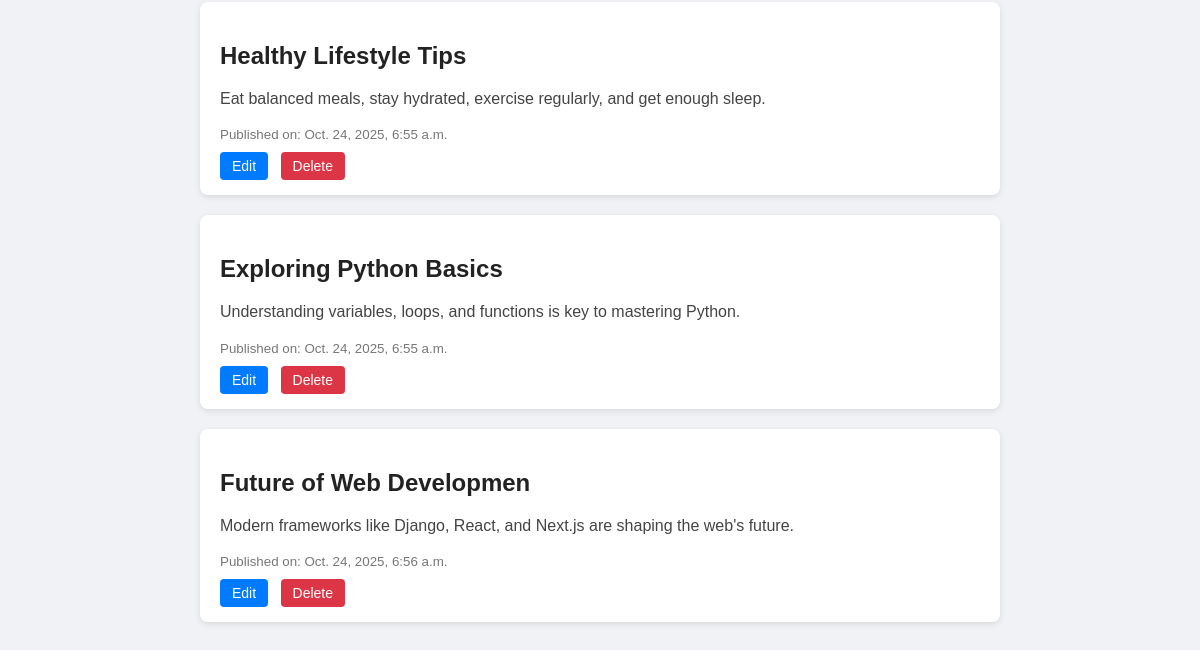
The app's page /blogs/ (lower part), older data.
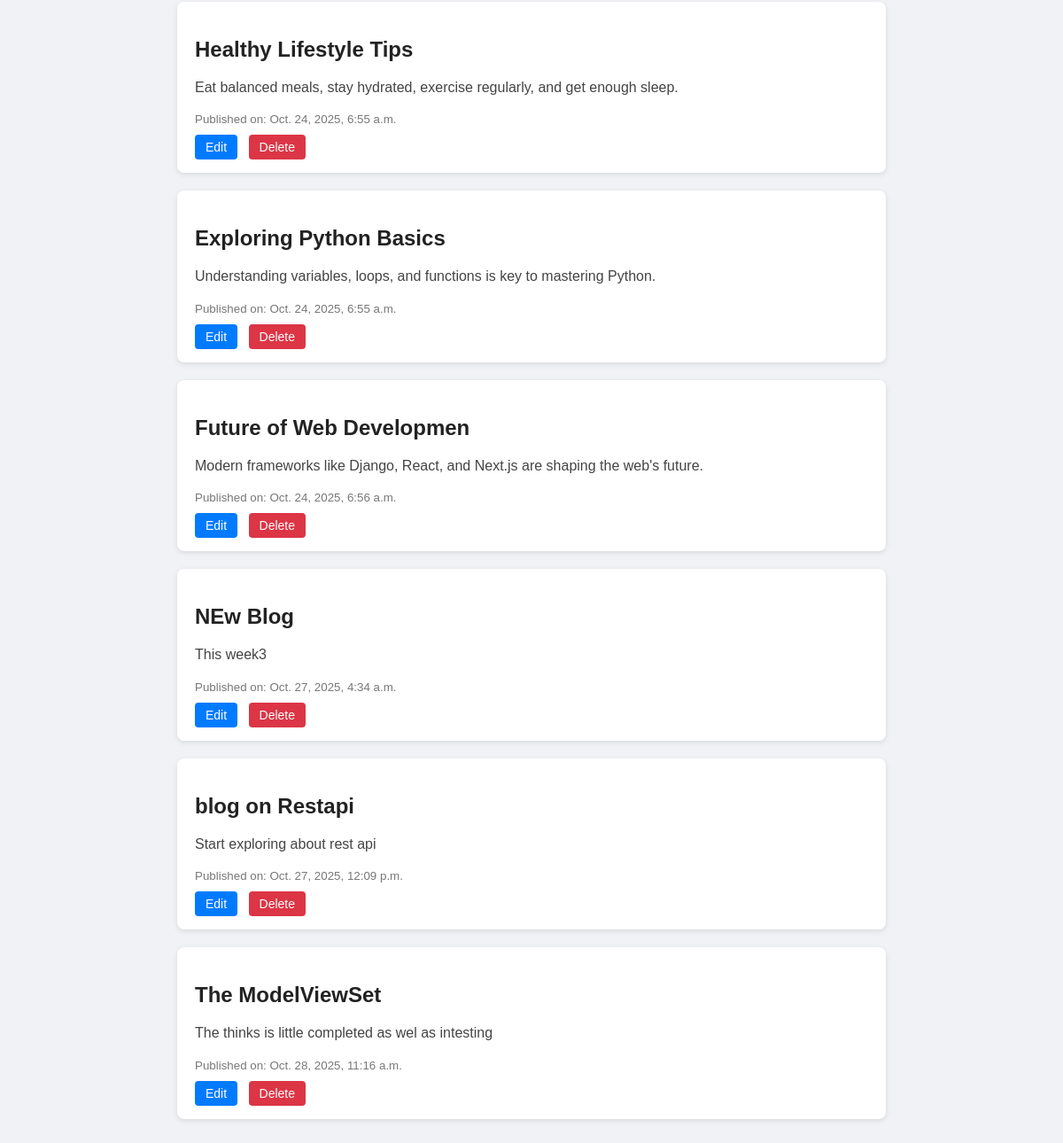
The same page, newer data.
### home/models.py (models this page shows, shortened)
class Blog(models.Model):
    title = models.CharField(max_length=200, default="Untitled")
    content = models.TextField()
    created_at = models.DateTimeField(auto_now_add=True)

### home/views.py (the view)
# urls.py: path('blogs/', blog_list, name='blog_list'),
def blog_list(request):
    blogs = Blog.objects.all()
    return render(request, 'blog_list.html', {'blogs': blogs})

### home/templates/blog_list.html (shortened to what this page needs)
{% load static %}
<!DOCTYPE html>
<html lang="en">
<head>
</head>
<body>
    <div class="container">
        {% for blog in blogs %}
            <div class="blog-post">
                <h2>{{ blog.title }}</h2>
                <p>{{ blog.content }}</p>
                <small>Published on: {{ blog.created_at }}</small>
                <div class="links">
                    <a href="{% url 'edit_blog' blog.id %}" class="edit-link">Edit</a>
                    <a href="{% url 'delete_blog' blog.id %}" class="delete-link">Delete</a>
                </div>
            </div>
        {% empty %}
            <p>No blog posts yet!</p>
        {% endfor %}
    </div>
</body>
</html>

Row changes from the older to the newer data that the page shows:
added Blog: title "NEw Blog", content "This week3", created_at "Oct. 27, 2025, 4:34 a.m."
added Blog: title "blog on Restapi", content "Start exploring about rest api", created_at "Oct. 27, 2025, 12:09 p.m."
added Blog: title "The ModelViewSet", content "The thinks is little completed as wel as intesting", created_at "Oct. 28, 2025, 11:16 a.m."
